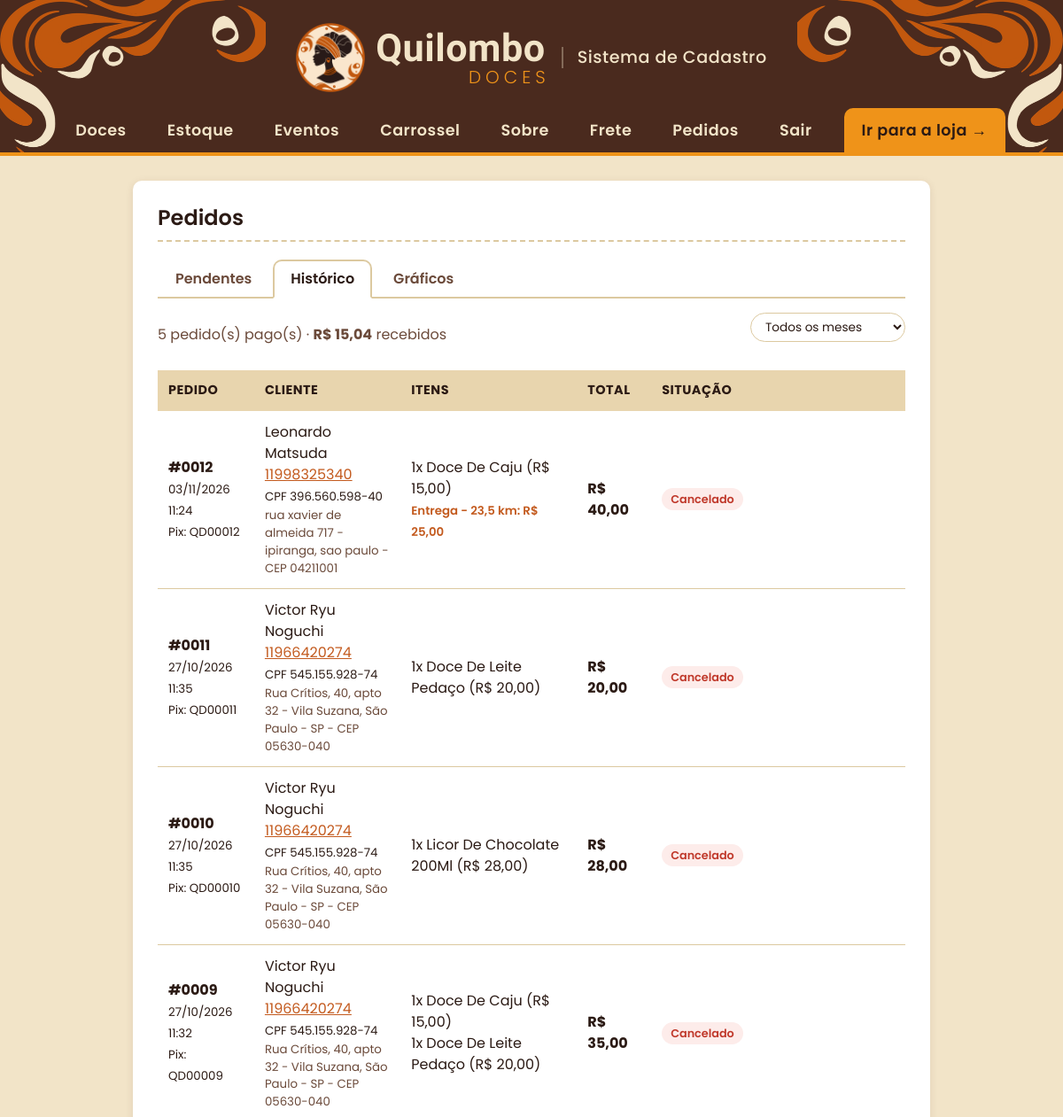
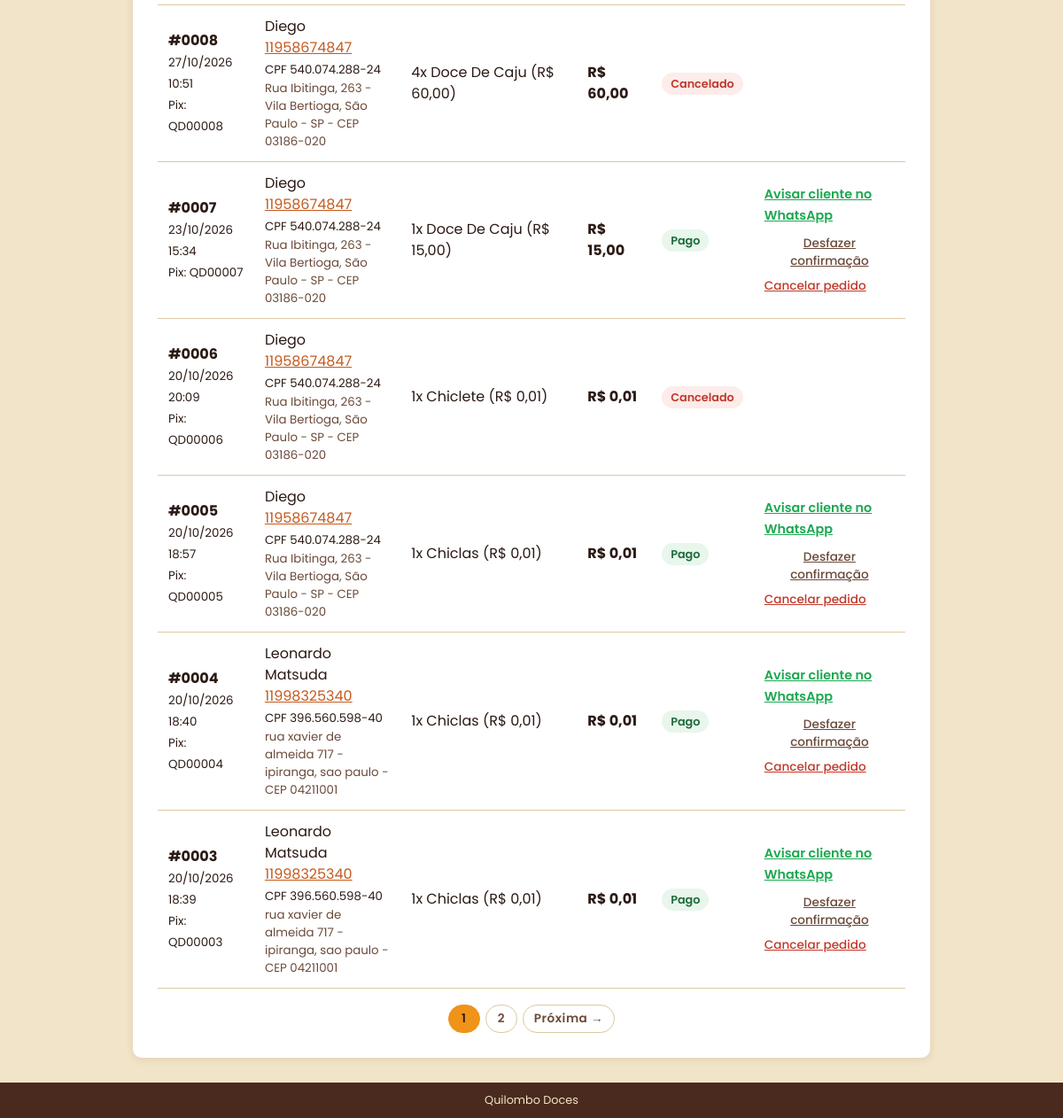
/pedidos?aba=historico (signed in), run on an earlier commit of the app's database (2 pictures, top to bottom).
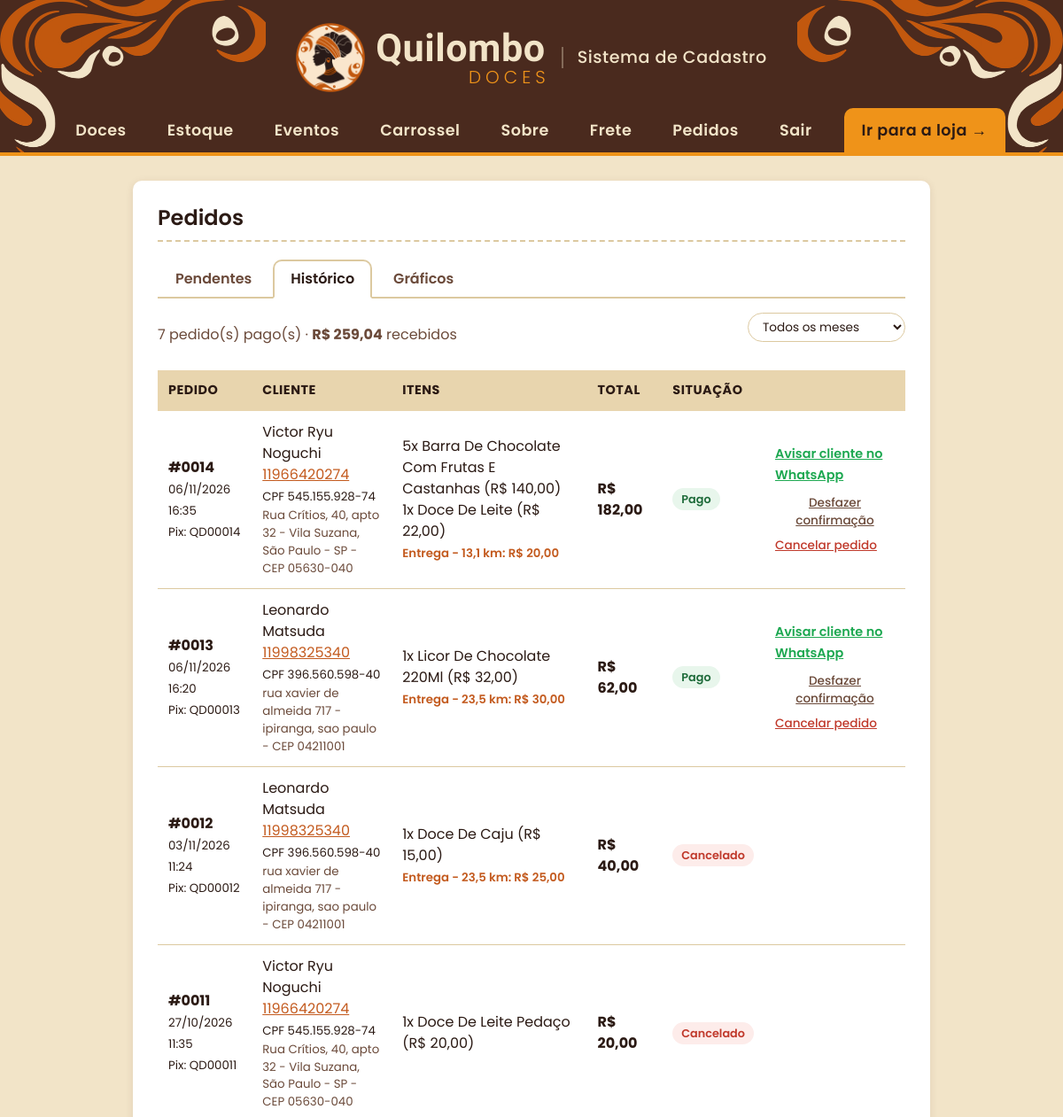
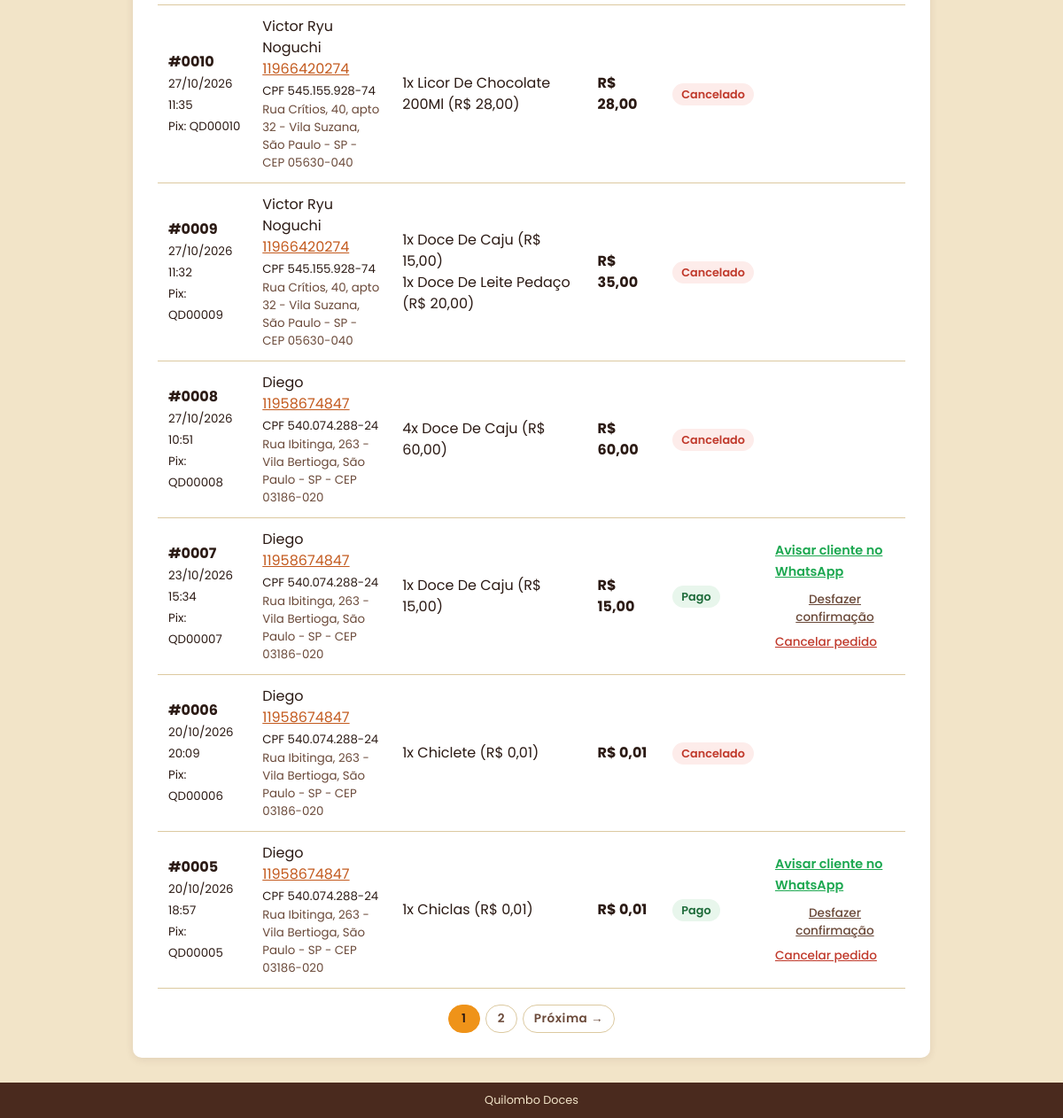
And on a later commit of the database (2 pictures, top to bottom).
### tables this page shows
CREATE TABLE pedidos (
                id        INTEGER PRIMARY KEY AUTOINCREMENT,
                token     TEXT    NOT NULL,
                nome      TEXT    NOT NULL,
                telefone  TEXT    NOT NULL,
                itens     TEXT    NOT NULL,
                total     REAL    NOT NULL,
                status    TEXT    NOT NULL DEFAULT 'aguardando',
                criado_em TEXT    NOT NULL
            , cliente_id INTEGER, cpf TEXT, endereco TEXT, itens_json TEXT, entrega TEXT, frete REAL NOT NULL DEFAULT 0, mp_id TEXT, pix_codigo TEXT);

### app.py (the view)
@app.route("/pedidos")
def pedidos():
    aba = request.args.get("aba", "pendentes")
    mes = request.args.get("mes", "")
    pagina = request.args.get("pagina", "1")
    pagina = int(pagina) if pagina.isdigit() and int(pagina) > 0 else 1
    total_paginas = 1
    qtd_pagos = 0
    total_pago = 0
    conn = conectar_banco()
    qtd_pendentes = conn.execute(
        "SELECT COUNT(*) FROM pedidos "
        "WHERE status IN ('aguardando', 'informado')").fetchone()[0]
    meses = []
    graficos = None
    if aba == "graficos":
        lista = []
        visao = request.args.get("visao", "mes")
        if visao == "ano":
            anos = anos_com_vendas(conn)
            ano = request.args.get("ano", "")
            ano = int(ano) if ano.isdigit() else (anos[0] if anos else date.today().year)
            graficos = {"visao": "ano", "anos": anos, "ano": ano,
                        "linhas": vendas_do_ano(conn, ano)}
        else:
            meses = meses_com_pedidos(conn, ("pago",))
            graficos = dados_graficos(conn, mes)
            graficos["visao"] = "mes"
    elif aba == "historico":
        filtro = "WHERE status IN ('pago', 'cancelado') "
        valores = ()
        if mes:
            filtro += "AND SUBSTR(criado_em, 4, 7) = ? "
            valores = (mes,)
        qtd_total, qtd_pagos, total_pago = conn.execute(
            "SELECT COUNT(*), "
            "SUM(CASE WHEN status = 'pago' THEN 1 ELSE 0 END), "
            "SUM(CASE WHEN status = 'pago' THEN total ELSE 0 END) "
            "FROM pedidos " + filtro, valores).fetchone()
        total_paginas = max(1, -(-qtd_total // POR_PAGINA))   # divisao arredondando p/ cima
        pagina = min(pagina, total_paginas)
        lista = conn.execute(
            "SELECT * FROM pedidos " + filtro + "ORDER BY id DESC LIMIT ? OFFSET ?",
            valores + (POR_PAGINA, (pagina - 1) * POR_PAGINA)).fetchall()
        meses = meses_com_pedidos(conn, ("pago", "cancelado"))
    else:
        aba = "pendentes"
        lista = conn.execute(
            "SELECT * FROM pedidos WHERE status IN ('aguardando', 'informado') "
            "ORDER BY CASE status WHEN 'informado' THEN 0 ELSE 1 END, "
            "id DESC").fetchall()
    conn.close()
    return render_template("pedidos.html", pedidos=lista, aba=aba, mes=mes,
                           meses=meses, qtd_pendentes=qtd_pendentes,
                           qtd_pagos=qtd_pagos or 0, total_pago=total_pago or 0,
                           pagina=pagina, total_paginas=total_paginas,
                           graficos=graficos, msg=request.args.get("msg", ""))

### app.py (called while the page is built)
@app.template_filter("brl")
def formato_brl(valor):
    return f"{float(valor):.2f}".replace(".", ",")

@app.context_processor
def dados_globais():
    return {
        "qtd_carrinho": sum(session.get("carrinho", {}).values()),
        "whatsapp": WHATSAPP,
        "pedidos_pendentes": contar_pedidos_pendentes(),
        "cliente": cliente_atual(),      # cliente logado na loja (ou None)
    }

def contar_pedidos_pendentes():
    conn = conectar_banco()
    qtd = conn.execute(
        "SELECT COUNT(*) FROM pedidos WHERE status = 'informado'").fetchone()[0]
    conn.close()
    return qtd

@app.template_filter("link_whatsapp")
def link_whatsapp_cliente(telefone):
    digitos = "".join(c for c in telefone if c.isdigit())
    if len(digitos) <= 11:              # sem o 55 do Brasil na frente
        digitos = "55" + digitos
    return f"https://wa.me/{digitos}"

@app.template_filter("numero_pedido")
def numero_pedido(id_pedido):
    return f"#{id_pedido:04d}"

@app.template_filter("entrega")
def texto_entrega(pedido):
    if not pedido["entrega"]:
        return ""
    valor = f"R$ {formato_brl(pedido['frete'])}" if pedido["frete"] else "grátis"
    return f"{pedido['entrega']}: {valor}\n"

### templates/pedidos.html (shortened to what the changed rows need)
{% extends "base.html" %}
{% block conteudo %}
  <h2>Pedidos</h2>
  {% if aba == 'graficos' %}
    {% include "_graficos.html" %}
  {% else %}
  {% if aba == 'pendentes' %}
    <p class="dica">Antes de confirmar, abra o app do banco e veja se caiu um Pix com o <b>valor do pedido</b>
       (em muitos bancos aparece também o identificador <b>QD</b> + número do pedido).</p>
  {% else %}
    <div class="historico-topo">
      {% if pedidos %}
        <p class="resumo-mes">{{ qtd_pagos }} pedido(s) pago(s) &middot; <b>R$ {{ total_pago|brl }}</b> recebidos</p>
      {% endif %}
      {% if meses %}
        <form class="meses-pedidos" method="get" action="{{ url_for('pedidos') }}">
          <select id="mes" name="mes" onchange="this.form.submit()" aria-label="Escolher o mês">
          </select>
        </form>
      {% endif %}
    </div>
  {% endif %}
  {% if pedidos %}
    <table>
      <tr>
        <th>Pedido</th>
        <th>Cliente</th>
        <th>Itens</th>
        <th>Total</th>
        <th>Situação</th>
        <th></th>
      </tr>
      {% for p in pedidos %}
        <tr class="{% if p['status'] == 'informado' %}linha-destaque{% endif %}">
          <td>
            <b>{{ p['id']|numero_pedido }}</b><br>
            <small>{{ p['criado_em'] }}</small><br>
            <small>Pix: QD{{ '%05d'|format(p['id']) }}</small>
          </td>
          <td>
            {{ p['nome'] }}<br>
            <a href="{{ p['telefone']|link_whatsapp }}" target="_blank">{{ p['telefone'] }}</a>
            {% if p['cpf'] %}<br><small>CPF {{ p['cpf']|cpf }}</small>{% endif %}
            {% if p['endereco'] %}<br><small class="endereco-pedido">{{ p['endereco'] }}</small>{% endif %}
          </td>
          <td class="texto-livre">{{ p['itens'] }}{% if p['entrega'] %}<br><small class="entrega-pedido">{{ p|entrega }}</small>{% endif %}</td>
          <td><b>R$ {{ p['total']|brl }}</b></td>
          <td>
            {% if p['status'] == 'informado' %}<span class="selo selo-informado">Cliente diz que pagou</span>
            {% elif p['status'] == 'aguardando' %}<span class="selo selo-aguardando">Aguardando Pix</span>
            {% elif p['status'] == 'pago' %}<span class="selo selo-pago">Pago</span>
            {% else %}<span class="selo selo-cancelado">Cancelado</span>{% endif %}
          </td>
          <td>
            {% if p['status'] in ('aguardando', 'informado') %}
              <form method="post" action="{{ url_for('mudar_pedido', id_pedido=p['id'], acao='confirmar') }}"
                    onsubmit="return confirm('O Pix de R$ {{ p['total']|brl }} caiu na conta?');">
                <button type="submit" class="botao-confirmar">Confirmar pagamento</button>
              </form>
              <form method="post" action="{{ url_for('mudar_pedido', id_pedido=p['id'], acao='cancelar') }}"
                    onsubmit="return confirm('Cancelar este pedido?');">
                <button type="submit" class="link-perigo">Cancelar</button>
              </form>
            {% elif p['status'] == 'pago' %}
              <a class="link-whatsapp" href="{{ p|aviso_pagamento }}" target="_blank">Avisar cliente no WhatsApp</a>
              <div class="acoes-pago">
                <form method="post" action="{{ url_for('mudar_pedido', id_pedido=p['id'], acao='desfazer') }}"
                      onsubmit="return confirm('Desfazer a confirmação? O pedido volta para Pendentes.');">
                  <button type="submit" class="link-simples">Desfazer confirmação</button>
                </form>
                <form method="post" action="{{ url_for('mudar_pedido', id_pedido=p['id'], acao='cancelar') }}"
                      onsubmit="return confirm('Cancelar este pedido já pago? Lembre de devolver o Pix ao cliente.');">
                  <button type="submit" class="link-perigo">Cancelar pedido</button>
                </form>
              </div>
            {% endif %}
          </td>
        </tr>
      {% endfor %}
    </table>
    {% if aba == 'historico' and total_paginas > 1 %}
      <nav class="paginacao" aria-label="Páginas do histórico">
        {% for n in range(1, total_paginas + 1) %}
          <a href="{{ url_for('pedidos', aba='historico', mes=mes, pagina=n) }}"
             class="{% if n == pagina %}ativo{% endif %}" {% if n == pagina %}aria-current="page"{% endif %}>{{ n }}</a>
        {% endfor %}
        {% if pagina < total_paginas %}
          <a href="{{ url_for('pedidos', aba='historico', mes=mes, pagina=pagina + 1) }}">Próxima &rarr;</a>
        {% endif %}
      </nav>
    {% endif %}
  {% else %}
    <p class="vazio">{{ 'Nenhum pedido pendente.' if aba == 'pendentes' else 'Nenhum pedido finalizado ainda.' }}</p>
  {% endif %}
  {% endif %}
{% endblock %}

What changed in the data, as far as the page shows it:
no longer on this page (row unchanged): pedidos: id|numero_pedido "#0004", criado_em "20/10/2026 18:40", id "00004", nome "Leonardo Matsuda", telefone "11998325340", cpf|cpf "396.560.598-40", endereco "rua xavier de almeida 717 - ipiranga, sao paulo - CEP 04211001", itens "1x Chiclas (R$ 0,01)", total|brl "0,01", status "Pago"
no longer on this page (row unchanged): pedidos: id|numero_pedido "#0003", criado_em "20/10/2026 18:39", id "00003", nome "Leonardo Matsuda", telefone "11998325340", cpf|cpf "396.560.598-40", endereco "rua xavier de almeida 717 - ipiranga, sao paulo - CEP 04211001", itens "1x Chiclas (R$ 0,01)", total|brl "0,01", status "Pago"
added pedidos: id|numero_pedido "#0014", criado_em "06/11/2026 16:35", id "00014", nome "Victor Ryu Noguchi", telefone "11966420274", cpf|cpf "545.155.928-74", endereco "Rua Crítios, 40, apto 32 - Vila Suzana, São Paulo - SP - CEP 05630-040", itens "5x Barra De Chocolate Com Frutas E Castanhas (R$ 140,00) 1x Doce De Leite (R$ 22,00)", p "Entrega - 13,1 km: R$ 20,00", total|brl "182,00", status "Pago"
added pedidos: id|numero_pedido "#0013", criado_em "06/11/2026 16:20", id "00013", nome "Leonardo Matsuda", telefone "11998325340", cpf|cpf "396.560.598-40", endereco "rua xavier de almeida 717 - ipiranga, sao paulo - CEP 04211001", itens "1x Licor De Chocolate 220Ml (R$ 32,00)", p "Entrega - 23,5 km: R$ 30,00", total|brl "62,00", status "Pago"
Also different on the page:
{{ qtd_pagos }}: "5" → "7"
{{ total_pago|brl }}: "15,04" → "259,04"
